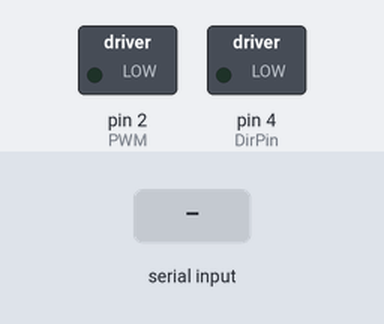
This sketch was run on a simulated Arduino Uno, built with avr-gcc and run on an emulated ATmega328P. Shown: switched loads named in the sketch (green lamp = pin HIGH). The test bench sets the inputs (shaded band).

Above: at 1.2 s.
1.3 s: "1\n" received over Serial
At 2.5 s:
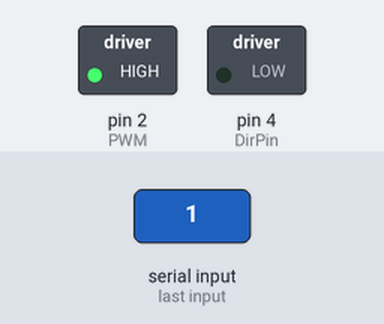
2.8 s: "2\n" received over Serial
At 3.7 s:
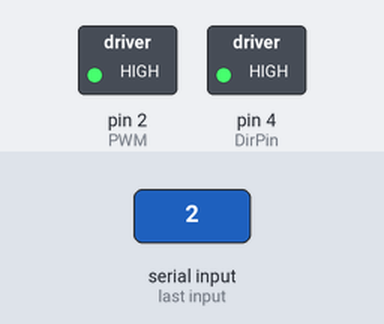
4.3 s: "3\n" received over Serial
At 4.9 s:
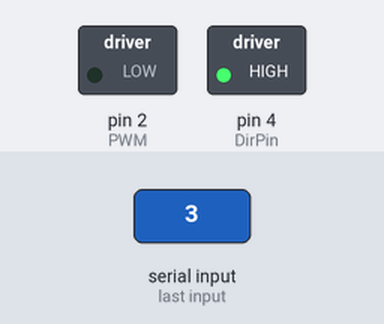
Timing chart, 0 to 7.3 s (numbered marks = the images above; inputs shaded):
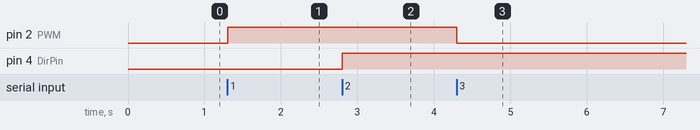

Measured:
- after the input at 1.3 s, pin 2 (PWM): LOW → HIGH at once
- after the input at 2.8 s, pin 4 (DirPin): LOW → HIGH at once
- after the input at 4.3 s, pin 2 (PWM): HIGH → LOW at once

The sketch:

1_motordriver.ino
```cpp
int DirPin = 4;
int PWM = 2;
int input = 0;

void setup() {
  Serial.begin(9600);
  pinMode(DirPin,OUTPUT);
  pinMode(PWM,OUTPUT);

  digitalWrite(DirPin,LOW);
  digitalWrite(PWM,LOW);
}

void loop() {
  while(Serial.available() == 0){
  }

  input = Serial.parseInt();
  if(input == 1){
    digitalWrite(PWM,HIGH);
    digitalWrite(DirPin,LOW);
  }
  else if(input == 2){
    digitalWrite(PWM,HIGH);
    digitalWrite(DirPin,HIGH);
  }
  else if(input == 3){
    digitalWrite(PWM,LOW);
    digitalWrite(PWM,LOW);
  }
  else{

  }
}
```
